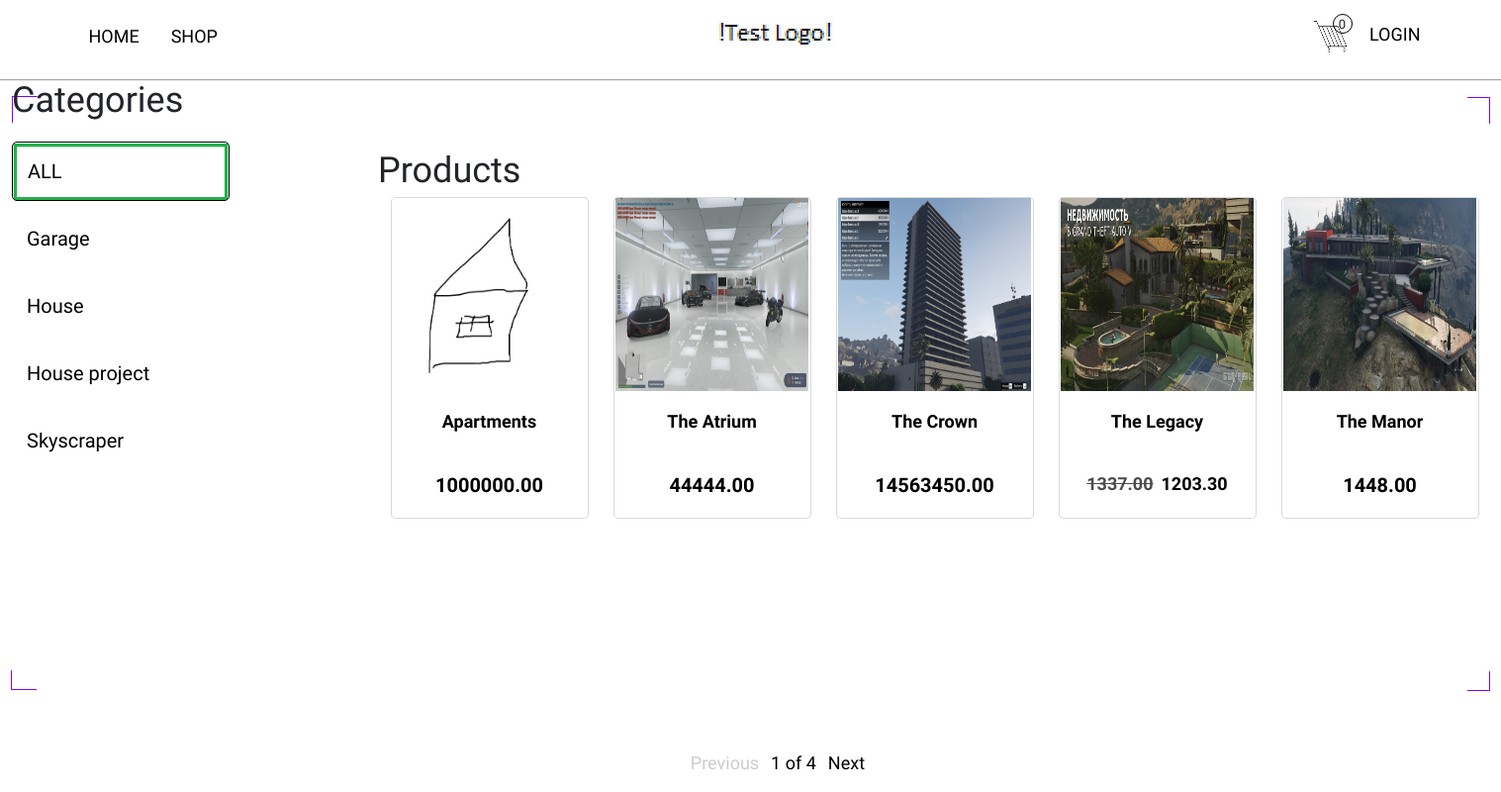
The app's page /shop/ with its own data.
### core/models.py (models this page shows, shortened)
class Category(models.Model):
    name = models.CharField(max_length=20,
                            unique=True)
    slug = models.SlugField(max_length=20,
                            unique=True)
    class Meta:
        ordering = ['name']
        indexes = [models.Index(fields=['name'])]
        verbose_name = 'Категория'
        verbose_name_plural = 'Категории'
    def get_absolute_url(self):
        return reverse('core:product_list_by_category',
                       args=[self.slug])

class Product(models.Model):
    category = models.ForeignKey(Category,
                                 related_name='products',
                                 on_delete=models.CASCADE)
    name = models.CharField(max_length=50)
    slug = models.SlugField(max_length=50)
    image = models.ImageField(upload_to='products/%Y/%m/%d',
                              blank=True)
    description = models.TextField(blank=True)
    price = models.DecimalField(max_digits=10,
                                decimal_places=2)
    available = models.BooleanField(default=True)
    created = models.DateTimeField(auto_now_add=True)
    updated = models.DateTimeField(auto_now=True)
    discount = models.DecimalField(default=0.00,
                                   max_digits=4,
                                   decimal_places=2)
    class Meta:
        ordering = ['name']
        indexes = [
            models.Index(fields=['id', 'slug']),
            models.Index(fields=['name']),
            models.Index(fields=['-created'])
        ]
        verbose_name = 'Продукт'
        verbose_name_plural = 'Продукты'
    def get_absolute_url(self):
        return reverse('core:product_detail',
                       args=[self.slug])
    def sell_price(self):
        if self.discount:
            return round(self.price * (1 - self.discount / 100), 2)
        return self.price

### core/views.py (the view)
# urls.py: path('shop/', views.product_list, name='product_list'),
def product_list(request, category_slug=None):
    page = request.GET.get('page', 1)
    category = None
    categories = Category.objects.all()
    products = Product.objects.filter(available=True)
    paginator = Paginator(products, 5)
    current_page = paginator.page(int(page))
    if category_slug:
        category = get_object_or_404(Category, slug=category_slug)
        paginator = Paginator(products.filter(category=category),5)
        current_page = paginator.page(int(page))
    return render(request,
                  'core/product/list.html',
                  {'category': category,
                           'categories': categories,
                           'products': current_page,
                           'slug_url': category_slug,
                           })

### cart/cart.py (called while the page is built)
    def __len__(self):
        return sum(item['quantity'] for item in self.cart.values())

### cart/context_processors.py (called while the page is built)
def cart(request):
    return {'cart': Cart(request)}

### core/templates/core/product/list.html (shortened to what this page needs)
{% extends 'core/base.html' %}
{% load static %}
{% block content %}
    <div class="llist d-flex">
        <div class="sidebar">
            <h3> Categories </h3>
            <ul>
                <li {% if not category %} class="selected" {% endif %}>
                    <a href="{% url "core:product_list" %}"> ALL </a>
                </li>
                {% for c in categories %}
                    <li {% if category.slug == c.slug %} class="selected" {% endif %}>
                        <a href="{{ c.get_absolute_url }}"> {{c.name}} </a>
                    </li>
                {% endfor %}
            </ul>
        </div>
        <div class="main">
            <div class="main-title">
                {% if category %}{{ category.name }}{% else %} Products {% endif %}
            </div>
            <div class="product-list">
                <div class="items">
                    {% for product in products %}
                        <div class="item">
                            <a href="{{ product.get_absolute_url }}" class="home-card d-flex flex-column align-items-center text-center">
                                <img src="{% if product.image %}{{ product.image.url }}{% else %}{% static 'img/noimage.png' %}{% endif %}" alt="" class="card-img">
                                <h5 class="title-card">{{ product.name }}</h5>
                                {% if product.discount %}
                                    <div class="cart-discount d-flex gap-2">
                                        <p class="line">{{product.price}}</p>
                                        <p>{{product.sell_price}}</p>
                                    </div>
                                {% else %}
                                    <p class="price">{{ product.price }}</p>
                                {% endif %}
                            </a>
                        </div>
                    {% endfor %}
                </div>
            </div>
            <ul class="pagination">
                <li class="{% if not products.has_previous %} disabled {% endif %}">
                    <a href="{% if products.has_previous %}?page={{ products.previous_page_number }}{% endif %}">Previous</a>
                </li>
                <li class="active">
                    <a href="#">{{ products.number }} of {{ products.paginator.num_pages }}</a>
                </li>
                <li class="{% if not products.has_next %} disabled {% endif %}">
                    <a href="{% if products.has_next %}?page={{ products.next_page_number }}{% endif %}">Next</a>
                </li>
            </ul>
        </div>
    </div>
{% endblock content %}

### core/static/css/base.css (style rules this page uses)
:root { --box-shadow: 0px 1px 1px rgba(0, 0, 0, 0.363); }
body { font-family: "Story Script", sans-serif; font-size: 18px; padding: 0; margin: 0; overflow-x: hidden; }
ul { list-style: none; padding: 0 }
a { text-decoration: none; color: #000; }
h3 { font-size: 36px; }
h5 { font-size: 18px; margin: 0; font-weight: 600; }
.home-card { width: 200px; height: 325px; border: 1px solid #00000027; border-radius: 5px; transition: all 0.5s ease; background-color: #fff; }
.title-card { max-width: 185px; margin-top: 20px; min-height: 70px; }
.card-img { width: 195px; height: 195px; }
.price { font-size: 20px; font-weight: 700; margin-top: -10px; }
.cart-discount { margin-top: -10px; font-weight: 600; }
.line { opacity: 0.7; text-decoration: line-through; font-weight 300; }
.main { margin-left: 150px; }
.main-title { font-size: 36px; margin-bottom: 10 px; margin-top: 65px; }
.items { display: grid; grid-template-columns: repeat(auto-fill, 225px); width: 100%; max-width: 1300px; justify-content: center; justify-items: center; column-gap: 0px; row-gap: 10px; margin: 0 auto; }
.sidebar { margin-top 70px; }
.sidebar ul li { font-size: 20px; width: 220px; height: 60px; margin-bottom: 8px; display: flex; align-items: center; }
.sidebar ul li a { margin-left: 15px; width: 100%; height: 100%; display: flex; align-items: center; }
.sidebar ul { margin-top: 20px; }
.selected { border: 1px solid #000; border-radius: 5px; background-image: url('/static/img/categories-gtn1.png'); background-size: cover; background-repeat: no-repeat; background-position: center; background-color: transparent; }
.pagination { display: flex; position: absolute; bottom: 0%; left: 46%; gap: 12px; justify-content: center; }
.disabled { opacity: 0.2; }

### records on screen
Category: name "Garage"
Category: name "House"
Category: name "House project"
Category: name "Skyscraper"
Product: image (picture), name "Apartments", price "1000000.00"
Product: image (picture), name "The Atrium", price "44444.00"
Product: image (picture), name "The Crown", price "14563450.00"
Product: image (picture), name "The Legacy", price "1337.00", sell_price "1203.30"
Product: image (picture), name "The Manor", price "1448.00"

### other values on screen
{{ products.number }} "1"
{{ products.paginator.num_pages }} "4"
